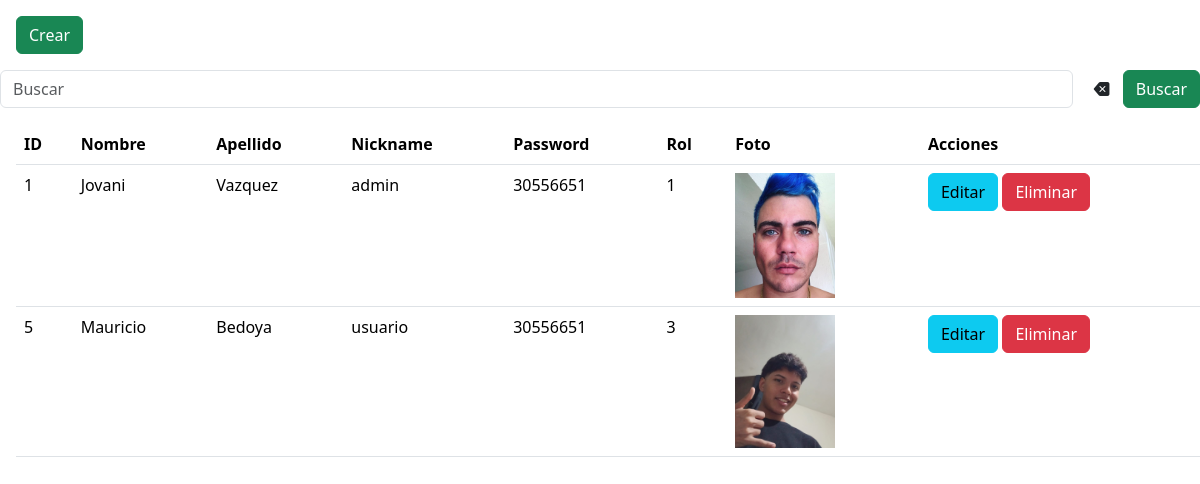
The app's page /usuarios/, older data.
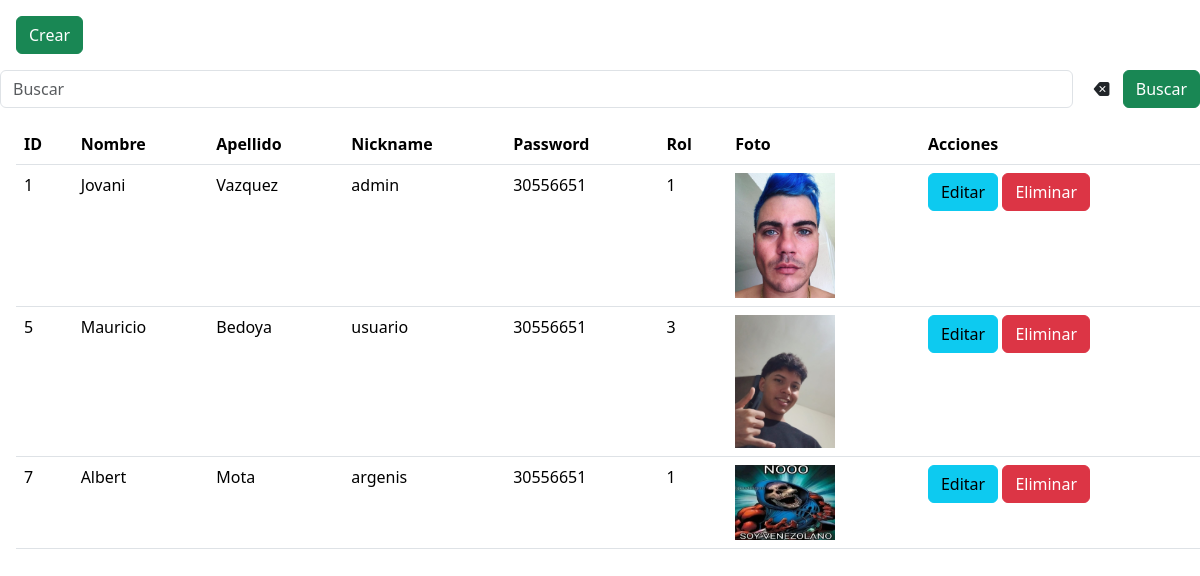
The same page, newer data.
### tienda/models.py (models this page shows, shortened)
class Usuario(models.Model):
    ROLES = (
        (1, 'Administrador'),
        (2, 'Empleado'),
        (3, 'Usuario'),
    )
    foto = models.ImageField(null=True, blank=True, upload_to='fotos', default='fotos/default.png')
    nombre = models.CharField(max_length=254)
    apellido = models.CharField(max_length=254)
    nick = models.CharField(max_length=254)
    password = models.CharField(max_length=254)
    email = models.EmailField(max_length=254)
    rol = models.IntegerField(choices=ROLES, default=3)

### tienda/views.py (the view)
# urls.py: path("usuarios/", views.usuarios, name="usuarios"),
def usuarios(request):
    query = Usuario.objects.all()
    contexto = {"data": query}
    return render(request, "tienda/usuarios/usuarios.html", contexto)

### tienda/templates/tienda/usuarios/usuarios.html (shortened to what this page needs)
{% extends 'tienda/base.html' %}
{% load static %}
{% block contenedor %}
<a class="btn btn-success m-3" href="{% url 'tienda:usuarios_formulario' %}" >Crear</a>
{% if data %}
<form class="d-flex" role="search" method="post" action="{% url 'tienda:usuarios_buscar' %}">
    <input class="form-control me-2" type="search" placeholder="Buscar" aria-label="Search" name="buscar"
           value="{{ buscado }}">
    <a class="btn" href="" type="button"><i class="bi bi-backspace-fill"></i></a>
    <button class="btn btn-success" type="submit">Buscar</button>
</form>
<table class="table table-hover m-3">
    <tr>
        <th>ID</th>
        <th>Nombre</th>
        <th>Apellido</th>
        <th>Nickname</th>
        <th>Password</th>
        <th>Rol</th>
        <th>Foto</th>
        <th>Acciones</th>
    </tr>
    {% for u in data %}
    <tr>
        <td>{{ u.id }}</td>
        <td>{{ u.nombre }}</td>
        <td>{{ u.apellido }}</td>
        <td>{{ u.nick }}</td>
        <td>{{ u.password }}</td>
        <td>{{ u.rol }}</td>
        <td class="portfolio-item image-zoom">
            <a href="{{ u.foto.url }}" data-fancybox="gallery">
                <img class="img-fluid img-portfolio" alt="Panning picture #1" src="{{ u.foto.url }}" width="100px">
            </a>
        </td>
        <td>
            <a href="{% url 'tienda:usuarios_editar' u.id %}" class="btn btn-info">Editar</a>
            <a href="javascript:confirmar_eliminar('{{ u.id }}', '{% url 'tienda:usuarios_eliminar' u.id %}');" class="btn btn-danger">Eliminar</a>
        </td>
    </tr>
    {% endfor %}
</table>
</body>
</html>
{% endif %}
{% endblock %}

### tienda/templates/tienda/base.html (shortened to what this page needs)
{% load static %}
<!DOCTYPE html>
<html lang="en">
<head>
    <link href="{% static 'tienda/css/styles2.css' %}" rel="stylesheet">
    <link href="{% static 'tienda/css/bootstrap.min.css' %}" rel="stylesheet">
    <link href="https://cdn.jsdelivr.net/npm/bootstrap@5.3.3/dist/css/bootstrap.min.css" rel="stylesheet">
    <link rel="stylesheet" href="https://cdn.jsdelivr.net/npm/bootstrap-icons@1.11.3/font/bootstrap-icons.min.css">
    <link href="https://cdn.jsdelivr.net/npm/remixicon@4.2.0/fonts/remixicon.css" rel="stylesheet" />
    <link rel="stylesheet" href="https://cdn.jsdelivr.net/npm/@fancyapps/ui@5.0/dist/fancybox/fancybox.css" />
    <link rel="stylesheet" href="https://unpkg.com/aos@next/dist/aos.css" />
</head>
<body>
{% block contenedor %}
{% endblock %}
</body>
</html>

### tienda/static/tienda/css/styles2.css (style rules this page uses)
* { margin: 0; padding: 0; box-sizing: border-box; text-decoration: none; }

### tienda/templates/tienda/base.html (style rules this page uses)
body { overflow-x: hidden; }

Row changes from the older to the newer data that the page shows:
added Usuario: id "7", nombre "Albert", apellido "Mota", nick "argenis", password "30556651", rol "1", foto (picture)
